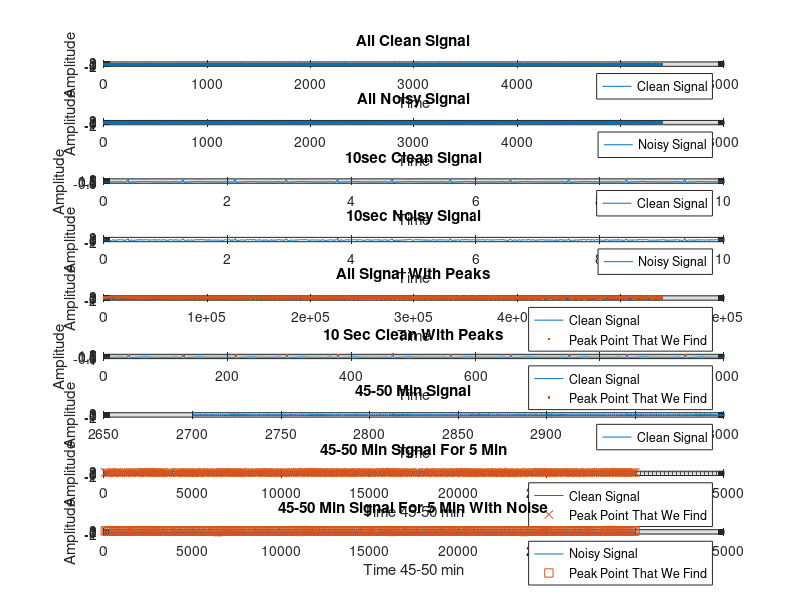

Write the MATLAB code that produced this figure.
clear all

load data.mat
e = ecg_data;
N = length(e);
ts = 1/fs;

t = (0:N-1)/fs;
subplot(9,1,1)
plot(t,e); 
title("All Clean Signal"); legend('Clean Signal'); xlabel('Time'); ylabel('Amplitude'); 
grid on

subplot(9,1,2);
noise = -0.5+1*rand(size(e));
%noise2 = randn(size(a))*0.15; 
noise_e = e + noise;

plot(t, noise_e);
grid on 
title("All Noisy Signal"); legend('Noisy Signal'); xlabel('Time'); ylabel('Amplitude')
t_10 = t(1:1000);
e_10 = e(1:1000);
noise_10 = noise_e(1:1000);

subplot(9,1,3);
plot(t_10, e_10);
grid on
title("10sec Clean Signal"); legend('Clean Signal'); xlabel('Time'); ylabel('Amplitude')

subplot(9,1,4);
plot(t_10, noise_10); title("10sec Noisy Signal"); legend('Noisy Signal'); xlabel('Time'); ylabel('Amplitude');

treshold=0.56; %treshold for peak detection
peak=[]; %peaks detection variables
peak_plc=[];

for i=2:(length(e)-1)
    
    if e(i)>e(i-1) && e(i)>e(i+1) && e(i) >treshold
        peak =[peak e(i)];
        peak_plc =[peak_plc i];
    end
    
end



subplot(9,1,5);
plot(e);
hold on
grid on
plot(peak_plc, peak,".");
title("All Signal With Peaks"); legend('Clean Signal', 'Peak Point That We Find'); xlabel('Time'); ylabel('Amplitude')
fprintf("Number of QRS in all signal")
display(length(peak));

treshold=0.56; %treshold for peak detection
peak=[]; %peaks detection variables
peak_plc=[];
e=e(1:1000);
for i=2:(length(e)-1)
    
    if e(i)>e(i-1) && e(i)>e(i+1) && e(i) >treshold
        peak =[peak e(i)];
        peak_plc =[peak_plc i];
    end
    
end



subplot(9,1,6);
plot(e);
hold on
grid on
plot(peak_plc, peak,".");
title("10 Sec Clean With Peaks"); legend('Clean Signal', 'Peak Point That We Find'); xlabel('Time'); ylabel('Amplitude')
fprintf("Number of QRS in 10 sec")
display(length(peak));

e = ecg_data;
t2 = t(270000:300000);
e2= e(270000:300000);

subplot(9,1,7)
plot(t2,e2);
grid on
title("45-50 Min Signal"); legend('Clean Signal'); xlabel('Time'); ylabel('Amplitude')
treshold=0.56; %treshold for peak detection
peak=[]; %peaks detection variables
peak_plc=[];


beat_count = 0;
for i=2:(length(e2)-1)
    
    if e2(i)>e2(i-1) && e2(i)>e2(i+1) && e2(i) >treshold
        peak =[peak e2(i)];
        peak_plc =[peak_plc i];
        beat_count = beat_count + 1;
    end
    
end


subplot(9,1,8);
plot(e2);
hold on
grid on
plot(peak_plc, peak,"x");
title("45-50 Min Signal For 5 Min"); legend('Clean Signal', 'Peak Point That We Find'); xlabel('Time 45-50 min'); ylabel('Amplitude')
%  display(length(peaks))
grid minor

duration_in_seconds = N/fs;
duration_in_minutes = duration_in_seconds / 60;
BPM = beat_count / duration_in_minutes;


noise = 0.5 * rand(size(e2))-0.5;
 %noise2 = randn(size(a))*0.15; 
 noise_e = e2 + noise;
 treshold=0.56; %treshold for peak detection
 peak=[]; %peaks detection variables
 peak_plc=[];
 N =  length(noise_e);
 
 beat_count = 0;
for i=2:(length(e2)-1)
    
    if noise_e(i)>noise_e(i-1) && noise_e(i)>noise_e(i+1) && noise_e(i) >treshold
        peak =[peak e2(i)];
        peak_plc =[peak_plc i];
        beat_count = beat_count + 1;
    end
    
end


subplot(9,1,9);
plot(noise_e);
hold on
grid on
plot(peak_plc, peak,"square"); title("45-50 Min Signal For 5 Min With Noise"); legend('Noisy Signal', 'Peak Point That We Find')
xlabel('Time 45-50 min');ylabel('Amplitude'); axis auto;
fprintf("Number of QRS between 45. and 50. minute")
display(length(peak));

duration_in_seconds = N/fs;
duration_in_minutes = duration_in_seconds / 60;

BPM = beat_count / duration_in_minutes